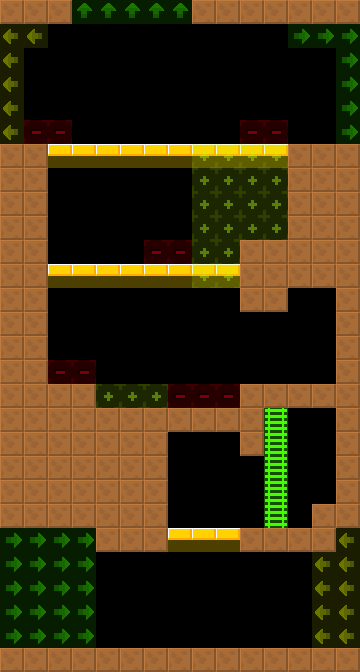

A level layout from a 2D game, rendered from its tile map. Below: a short description, then the map file with tile-grid data replaced by summaries:
An orthogonal 15x28 tile map with 24x24 px tiles, 2 tile layers (col, lnk), 2 tilesets and 9 objects (9x Spikes).

<map version="1.4" tiledversion="1.4.2" orientation="orthogonal" renderorder="right-down" width="15" height="28" tilewidth="24" tileheight="24" infinite="0" nextlayerid="4" nextobjectid="8">
 <tileset firstgid="6" source="../../lnk.tsx" />
 <tileset firstgid="1" source="../../col.tsx" />
 <layer id="1" name="col" width="15" height="28">
  <data>[420 cells, 161 non-empty, 3 distinct tile ids]</data>
 </layer>
 <layer id="2" name="lnk" width="15" height="28" opacity="0.5">
  <data>[420 cells, 81 non-empty, 5 distinct tile ids]</data>
 </layer>
 <objectgroup id="3" name="markers" opacity="0.5">
  <object id="1" name="Spikes" type="Spikes" x="24" y="120" width="48" height="24">
   <properties>
    <property name="yr" value="0" />
    <property name="xr" value="0" />
   </properties>
  </object>
  <object id="2" name="Spikes" type="Spikes" x="240" y="120" width="48" height="24">
   <properties>
    <property name="yr" value="0" />
    <property name="xr" value="0" />
   </properties>
  </object>
  <object id="3" name="Spikes" type="Spikes" x="144" y="240" width="48" height="24">
   <properties>
    <property name="yr" value="0" />
    <property name="xr" value="0" />
   </properties>
  </object>
  <object id="4" name="Spikes" type="Spikes" x="192" y="240" width="48" height="24">
   <properties>
    <property name="yr" value="0" />
    <property name="xr" value="0" />
   </properties>
  </object>
  <object id="5" name="Spikes" type="Spikes" x="288" y="288" width="48" height="24">
   <properties>
    <property name="yr" value="0" />
    <property name="xr" value="0" />
   </properties>
  </object>
  <object id="6" name="Spikes" type="Spikes" x="48" y="360" width="48" height="24">
   <properties>
    <property name="yr" value="0" />
    <property name="xr" value="0" />
   </properties>
  </object>
  <object id="7" name="Spikes" type="Spikes" x="168" y="384" width="72" height="24">
   <properties>
    <property name="yr" value="0" />
    <property name="xr" value="0" />
   </properties>
  </object>
  <object id="8" name="Spikes" type="Spikes" x="312" y="408" width="24" height="96">
   <properties>
    <property name="yr" value="0" />
    <property name="xr" value="0" />
   </properties>
  </object>
  <object id="9" name="Spikes" type="Spikes" x="168" y="432" width="72" height="24">
   <properties>
    <property name="yr" value="0" />
    <property name="xr" value="0" />
   </properties>
  </object>
 </objectgroup>
</map>
